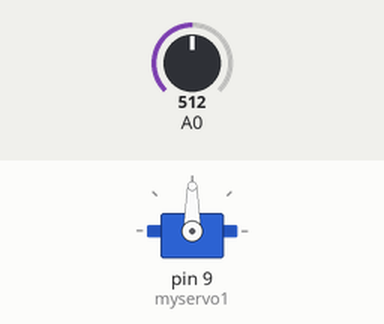
Simulated run of this sketch. Board: Arduino Uno, built with avr-gcc and run on an emulated ATmega328P. Shown: servo. Inputs (shaded band) come from the test bench; at power-on: A0 = 512.

Above: at 1.2 s.
1.3 s: A0 set to 716
At 1.8 s:
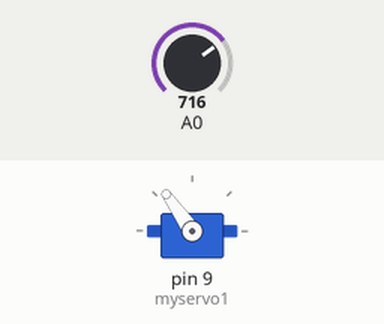
2.8 s: A0 set to 900
At 4.0 s:
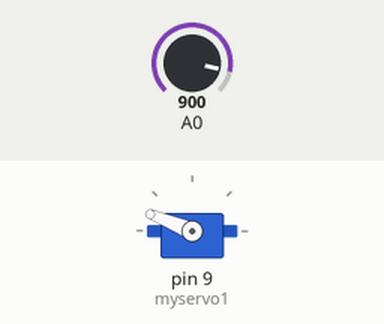
4.3 s: A0 set to 1023
At 5.3 s:
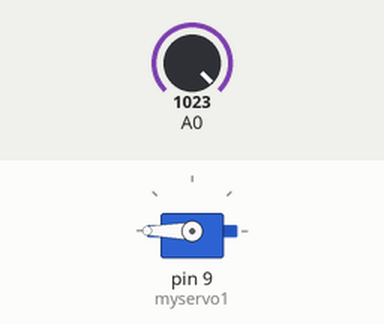
5.8 s: A0 set to 306
At 6.5 s:
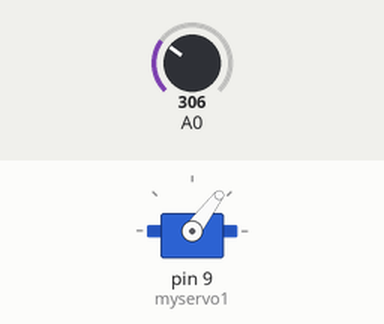
7.3 s: A0 set to 122
At 7.6 s:
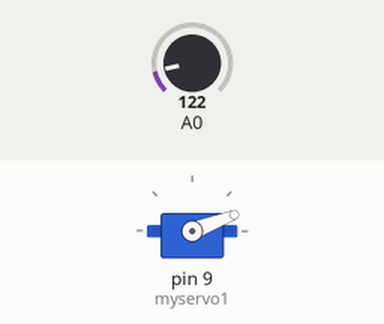
Timing chart, 0 to 9.8 s (numbered marks = the images above; inputs shaded):
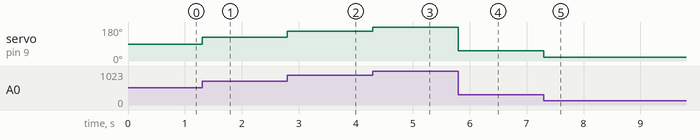

The sketch:

HW2.ino
```cpp
#include<Servo.h>
Servo myservo1; //서보 만들기

void setup() {
  // put your setup code here, to run once:
  myservo1.attach(9); //9번에 서보모터 연결
}

void loop() {
  // put your main code here, to run repeatedly:
  int val = analogRead(A0);
  val = map(val,0,1023,0,180); //값을 0~180으로 다시 maping

  myservo1.write(val); //val 값대로 서보모트 움직이기
}
```

Measured:
- after the input at 1.3 s, servo on pin 9 (myservo1): 90° → 125° at once
- after the input at 2.8 s, servo on pin 9 (myservo1): 125° → 158° at once
- after the input at 4.3 s, servo on pin 9 (myservo1): 158° → 180° at once
- after the input at 5.8 s, servo on pin 9 (myservo1): 180° → 53° at once
- after the input at 7.3 s, servo on pin 9 (myservo1): 53° → 21° at once
